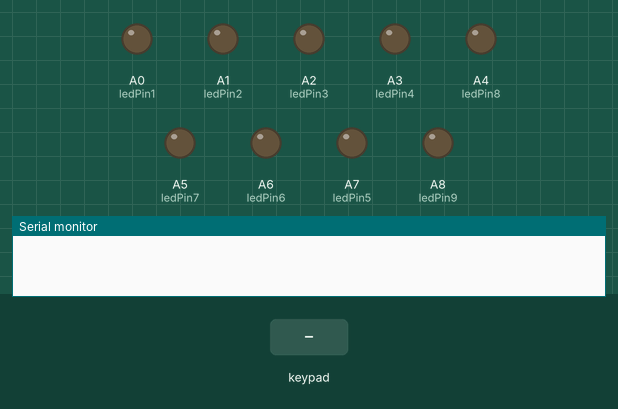
This sketch was run on a simulated Arduino Mega 2560, built with avr-gcc and run on an emulated ATmega2560. On the bench: output pins drawn as LEDs (lit = HIGH), the last lines printed to the serial monitor. Inputs (shaded band) come from the test bench.

Above: at 1.2 s.
1.3 s: keypad keys 3 7 3 8 3 9 4 0 pressed 0.4 s apart
At 2.3 s:
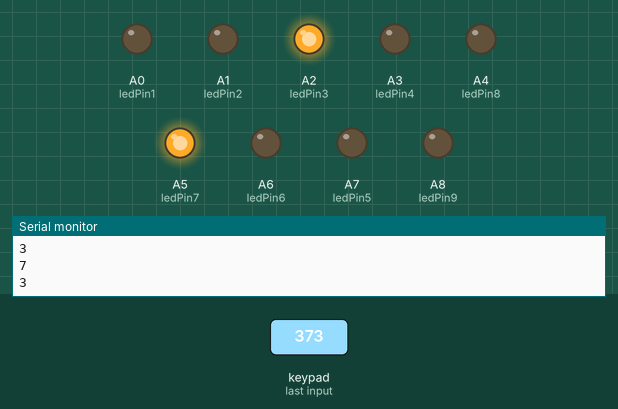
6.0 s: key '5' pressed
At 6.4 s:
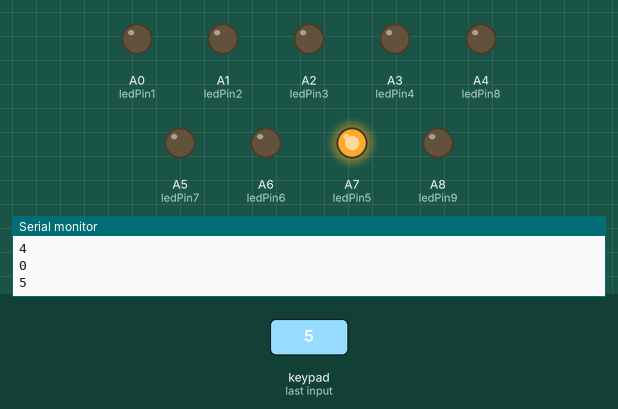
7.5 s: keypad keys 3 7 3 8 3 9 4 0 * pressed 0.4 s apart
At 8.5 s:
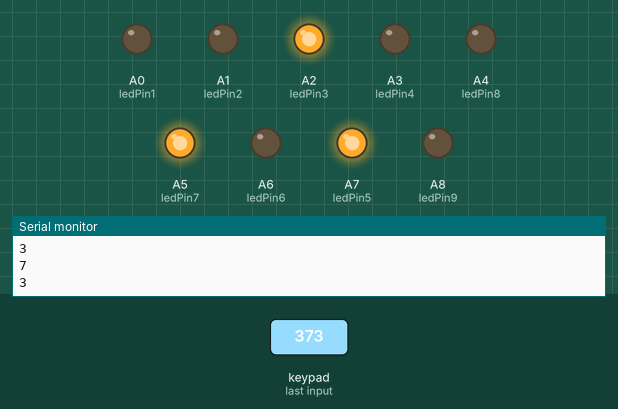
12.6 s: keypad keys 4 1 4 2 4 3 4 4 = pressed 0.4 s apart
At 15.5 s:
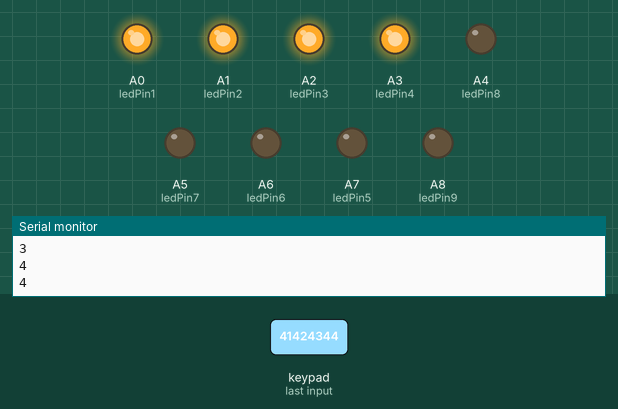
17.7 s: keypad keys 8 / 2 = pressed 0.4 s apart
At 18.8 s:
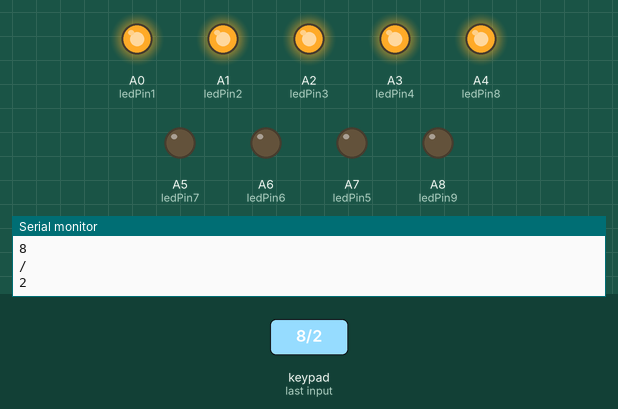
20.8 s: key '6' pressed
At 21.3 s:
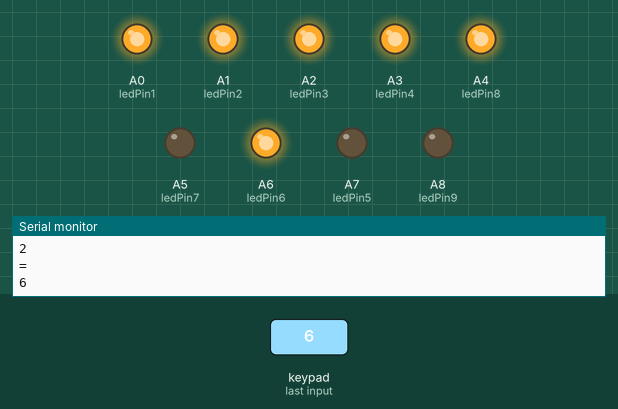
Timing chart, 0 to 23.3 s (numbered marks = the images above; inputs shaded):
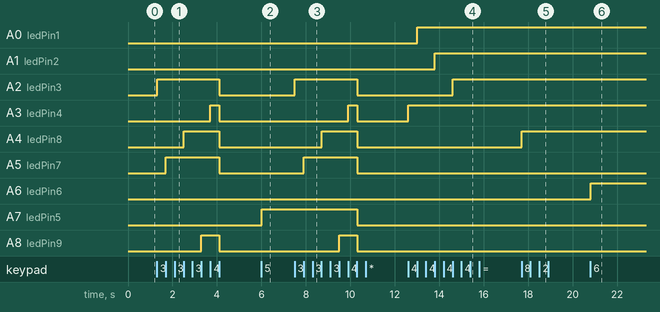

Measured:
- after the input at 1.3 s, A2 (ledPin3): LOW → HIGH at once, → LOW 2.8 s later; A3 (ledPin4): LOW → HIGH after 2.4 s, → LOW 0.39 s later; A4 (ledPin8): LOW → HIGH after 1.2 s, → LOW 1.6 s later; A5 (ledPin7): LOW → HIGH after 0.40 s, → LOW 2.4 s later; A8 (ledPin9): LOW → HIGH after 2.0 s, → LOW 0.80 s later
- after the input at 6.0 s, A7 (ledPin5): LOW → HIGH at once
- after the input at 7.5 s, A2 (ledPin3): LOW → HIGH at once, → LOW 2.8 s later; A3 (ledPin4): LOW → HIGH after 2.4 s, → LOW 0.40 s later; A4 (ledPin8): LOW → HIGH after 1.2 s, → LOW 1.6 s later; A5 (ledPin7): LOW → HIGH after 0.41 s, → LOW 2.4 s later; A7 (ledPin5): HIGH → LOW after 2.8 s
- after the input at 12.6 s, A0 (ledPin1): LOW → HIGH after 0.41 s; A1 (ledPin2): LOW → HIGH after 1.2 s; A2 (ledPin3): LOW → HIGH after 2.0 s; A3 (ledPin4): LOW → HIGH at once
- after the input at 17.7 s, A4 (ledPin8): LOW → HIGH at once
- after the input at 20.8 s, A6 (ledPin6): LOW → HIGH at once

The sketch:

sketch_oct10a.ino
```cpp
#include <Keypad.h>

const byte ROWS = 4; //four rows
const byte COLS = 4; //four columns
char keys[ROWS][COLS] = {
  {'7','8','9','/'},
  {'4','5','6','*'},
  {'1','2','3','-'},
  {'.','0','=','+'}
};
byte rowPins[ROWS] = {37, 38, 39, 40}; //connect to the row pinouts of the keypad
byte colPins[COLS] = {41, 42, 43, 44}; //connect to the column pinouts of the keypad

Keypad keypad = Keypad( makeKeymap(keys), rowPins, colPins, ROWS, COLS );

// the number of the LED pin
const int ledPin1 =  A0;
const int ledPin2 =  A1;
const int ledPin3 =  A2;
const int ledPin4 =  A3;
const int ledPin5 =  A7;
const int ledPin6 =  A6;
const int ledPin7 =  A5;
const int ledPin8 =  A4;
const int ledPin9 =  A8;

void setup(){
  Serial.begin(9600);

  // initialize the LEDs pin as output:
  pinMode(ledPin1, OUTPUT);
  pinMode(ledPin2, OUTPUT);
  pinMode(ledPin3, OUTPUT);
  pinMode(ledPin4, OUTPUT);
  pinMode(ledPin5, OUTPUT);
  pinMode(ledPin6, OUTPUT);
  pinMode(ledPin7, OUTPUT);
  pinMode(ledPin8, OUTPUT);
  pinMode(ledPin9, OUTPUT);
}

void loop(){
  char key = keypad.getKey();

  if (key){
    Serial.println(key);

    if (key == '1')
      digitalWrite(ledPin1, HIGH);
    else if (key == '2')
      digitalWrite(ledPin2, HIGH);
    else if (key == '3')
      digitalWrite(ledPin3, HIGH);
    else if (key == '4')
      digitalWrite(ledPin4, HIGH);
    else if (key == '5')
      digitalWrite(ledPin5, HIGH);
    else if (key == '6')
      digitalWrite(ledPin6, HIGH);
    else if (key == '7')
      digitalWrite(ledPin7, HIGH);
    else if (key == '8')
      digitalWrite(ledPin8, HIGH);
    else if (key == '9')
      digitalWrite(ledPin9, HIGH);
    else if (key == '0'){
      digitalWrite(ledPin1, LOW);
      digitalWrite(ledPin2, LOW);
      digitalWrite(ledPin3, LOW);
      digitalWrite(ledPin4, LOW);
      digitalWrite(ledPin5, LOW);
      digitalWrite(ledPin6, LOW);
      digitalWrite(ledPin7, LOW);
      digitalWrite(ledPin8, LOW);
      digitalWrite(ledPin9, LOW);
    }
  }
}
```
